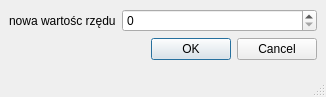
<?xml version="1.0" encoding="UTF-8"?>
<ui version="4.0">
 <class>MainWindow</class>
 <widget class="QMainWindow" name="MainWindow">
  <property name="geometry">
   <rect>
    <x>0</x>
    <y>0</y>
    <width>326</width>
    <height>97</height>
   </rect>
  </property>
  <property name="windowTitle">
   <string>MainWindow</string>
  </property>
  <widget class="QWidget" name="centralwidget">
   <layout class="QFormLayout" name="formLayout">
    <item row="0" column="0">
     <widget class="QLabel" name="label_order">
      <property name="text">
       <string>nowa wartośc rzędu</string>
      </property>
     </widget>
    </item>
    <item row="0" column="1">
     <widget class="QSpinBox" name="new_order_num">
      <property name="maximum">
       <number>20000</number>
      </property>
     </widget>
    </item>
    <item row="1" column="0" colspan="2">
     <widget class="QDialogButtonBox" name="buttonBox">
      <property name="standardButtons">
       <set>QDialogButtonBox::Cancel|QDialogButtonBox::Ok</set>
      </property>
     </widget>
    </item>
   </layout>
  </widget>
  <widget class="QStatusBar" name="statusbar"/>
 </widget>
 <resources/>
 <connections/>
</ui>
